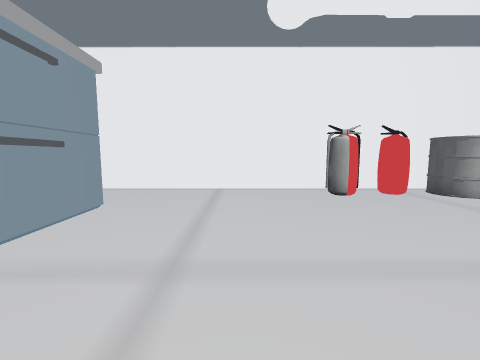
view 1 (above)

24 first-person views from a walk through a scene from a Unity 3-D project. The camera is 1.2 m above the floor, tilts 6° down and sees 90° across. The floor is counted in squares, 1 m on a side. Each view is taken from the middle of a square. On the plan, view 1 faces up. The plan holds only what a view shows up to about 12 squares ahead; the rest is blank. The place goes on beyond the plan. The player character is not drawn. Some surface patterns are stand-ins.

view 2
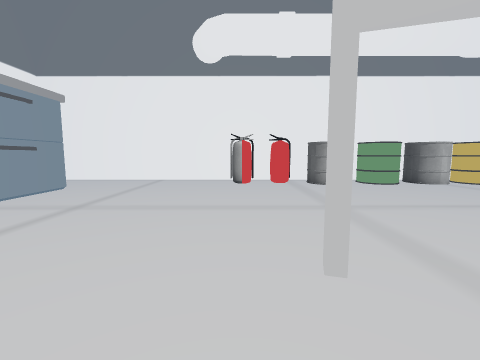

view 3
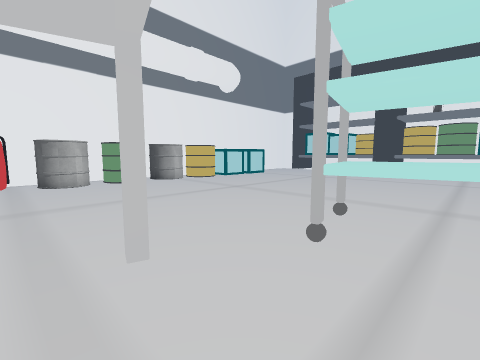

view 4
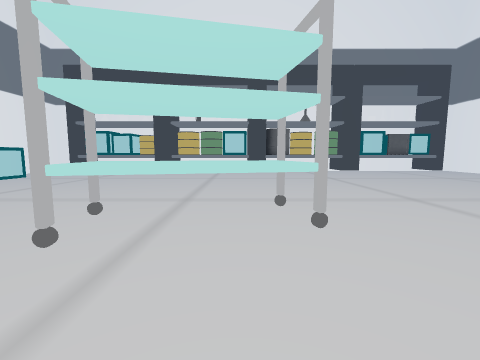

view 5
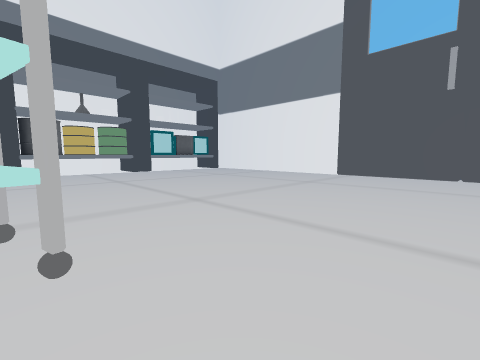

view 6
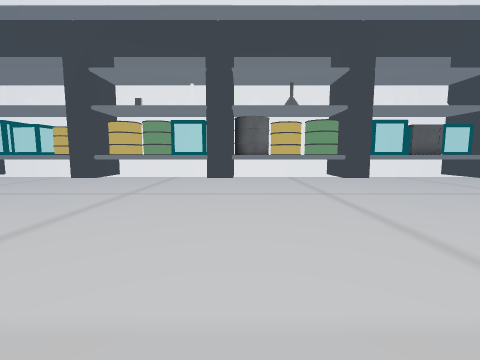

view 7
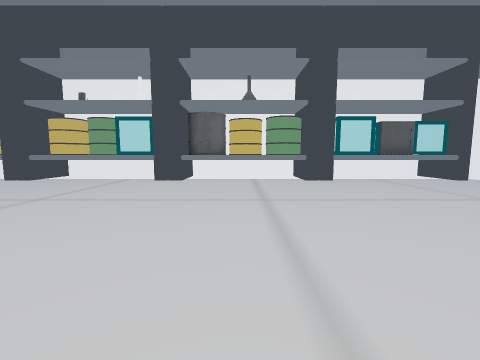

view 8
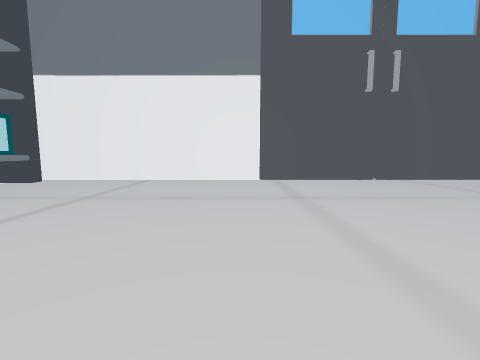

view 9
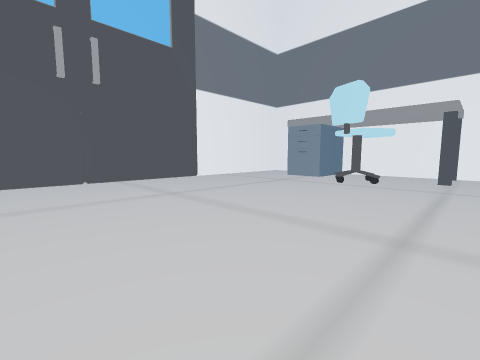

view 10
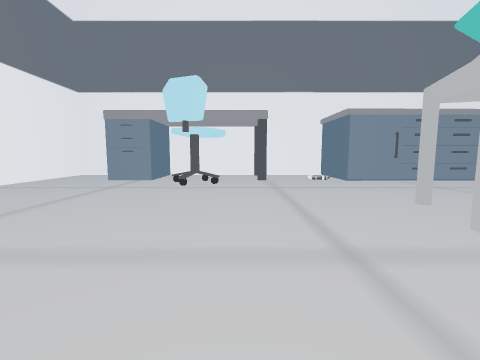

view 11
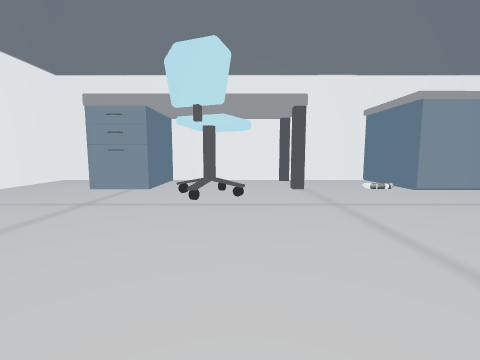

view 12
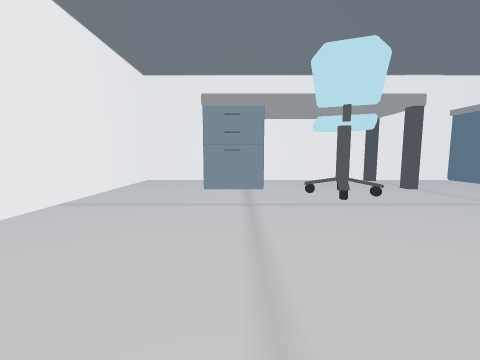

view 13
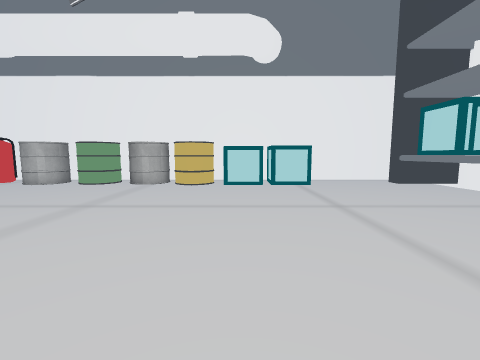

view 14
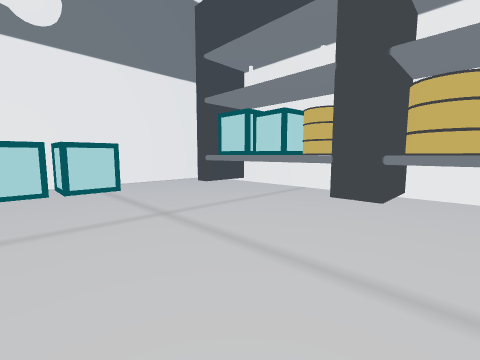

view 15
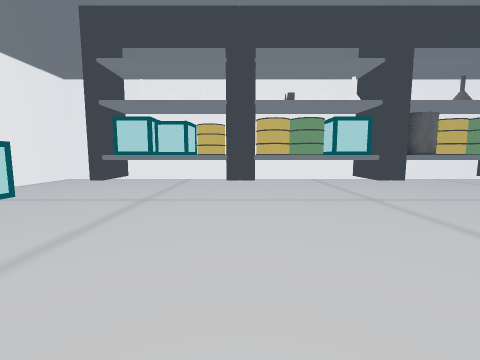

view 16
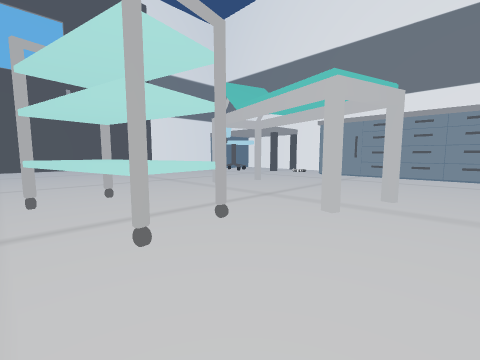

view 17
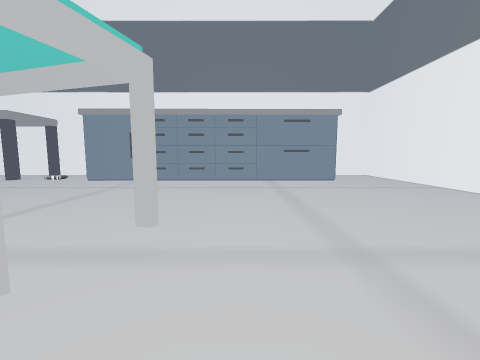

view 18
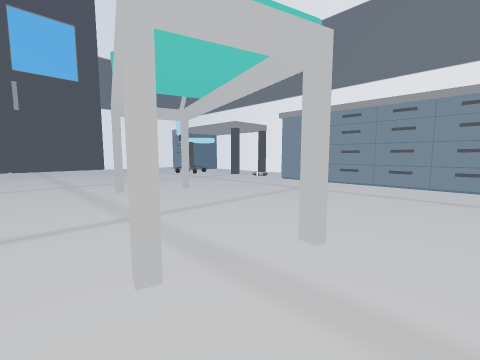

view 19
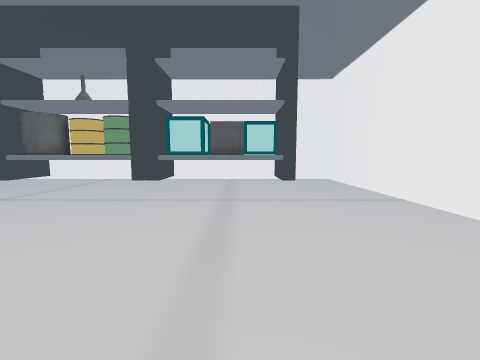

view 20
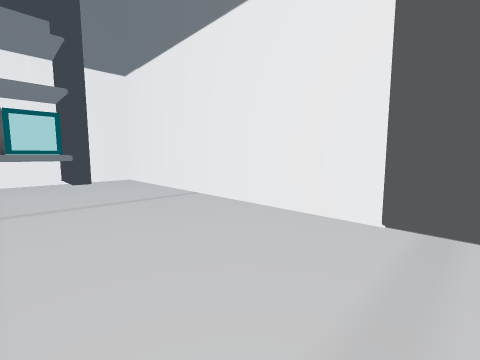

view 21
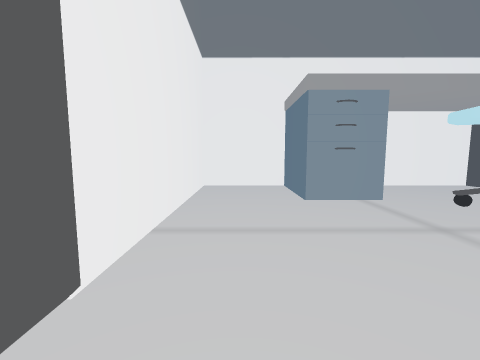

view 22
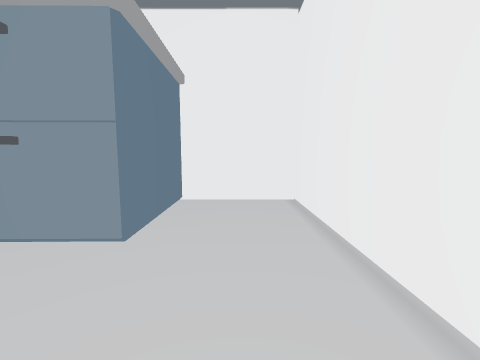

view 23
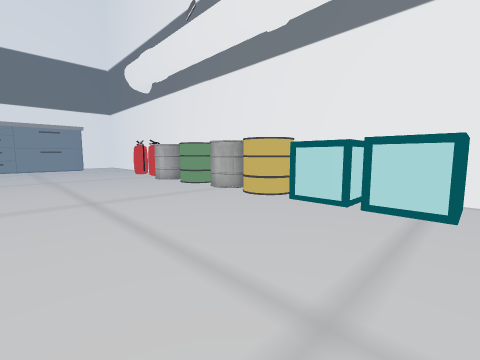

view 24
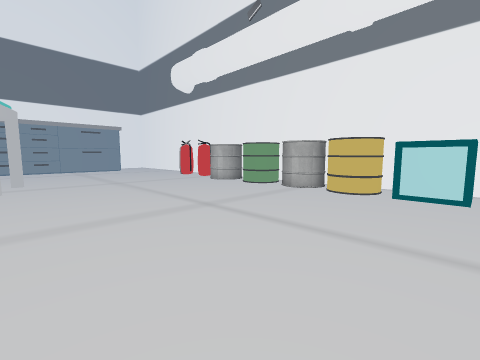

### Floor plan
Key: @ floor where view 1 was taken; # wall or solid block; . floor; E fire extinguisher; B barrel; A box; C chair; O other object.
Columns run from 7 left of view 1 to 23 right of it. Each row starts with its distance up from view 1.
  9 ######################A########
  8 #.........E#EBBBBBBB   A A....#
  7 #.........E.EBBBBBBBBBAAAA....#
  6 #...........................###
  5 #####.......................AA#
  4     #.......................AA#
  3     #.......................AA#
  2     #.......................BB#
  1     #.......................BB#
  0     #..@....................###
 -1     #......O.O..............BB#
 -2     #..........OOO..........BB#
 -3     #..........OOO..........BB#
 -4     #..........OOO..........AA#
 -5     #...........OO..........AA#
 -6 #####...........OOO.........###
 -7 #...O....O.O................BB#
 -8 #...........................BB#
 -9 #...........................BB#
-10 ##.OO.......................BB#
-11 #...........................BB#
-12 #....O......................###
-13 #....C......................AA#
-14 #...........................AA#
-15 ##OO........................OO#
-16  #  O.......................OO#
-17 ##OOO.......................AA#
-18 #...........................###
-19 #.............................#
-20 #.......############..........#
-21 #########    ##    ############

Where each view was taken, in squares from view 1:
view 1: 0 up, 0 right, facing up
view 2: 3 down, 3 right, facing up
view 3: 4 down, 5 right, facing up-right
view 4: 5 down, 5 right, facing right
view 5: 6 down, 6 right, facing down-right
view 6: 7 down, 10 right, facing right
view 7: 9 down, 11 right, facing right
view 8: 9 down, 13 right, facing down
view 9: 9 down, 9 right, facing down-left
view 10: 11 down, 8 right, facing left
view 11: 12 down, 5 right, facing left
view 12: 16 down, 5 right, facing left
view 13: 3 down, 15 right, facing up
view 14: 2 down, 15 right, facing up-right
view 15: 0 up, 11 right, facing right
view 16: 1 up, 11 right, facing down-left
view 17: 1 up, 8 right, facing left
view 18: 1 up, 7 right, facing down-left
view 19: 16 down, 11 right, facing right
view 20: 16 down, 11 right, facing down-right
view 21: 19 down, 3 right, facing left
view 22: 7 up, 0 right, facing left
view 23: 1 up, 18 right, facing up-left
view 24: 1 down, 16 right, facing up-left
